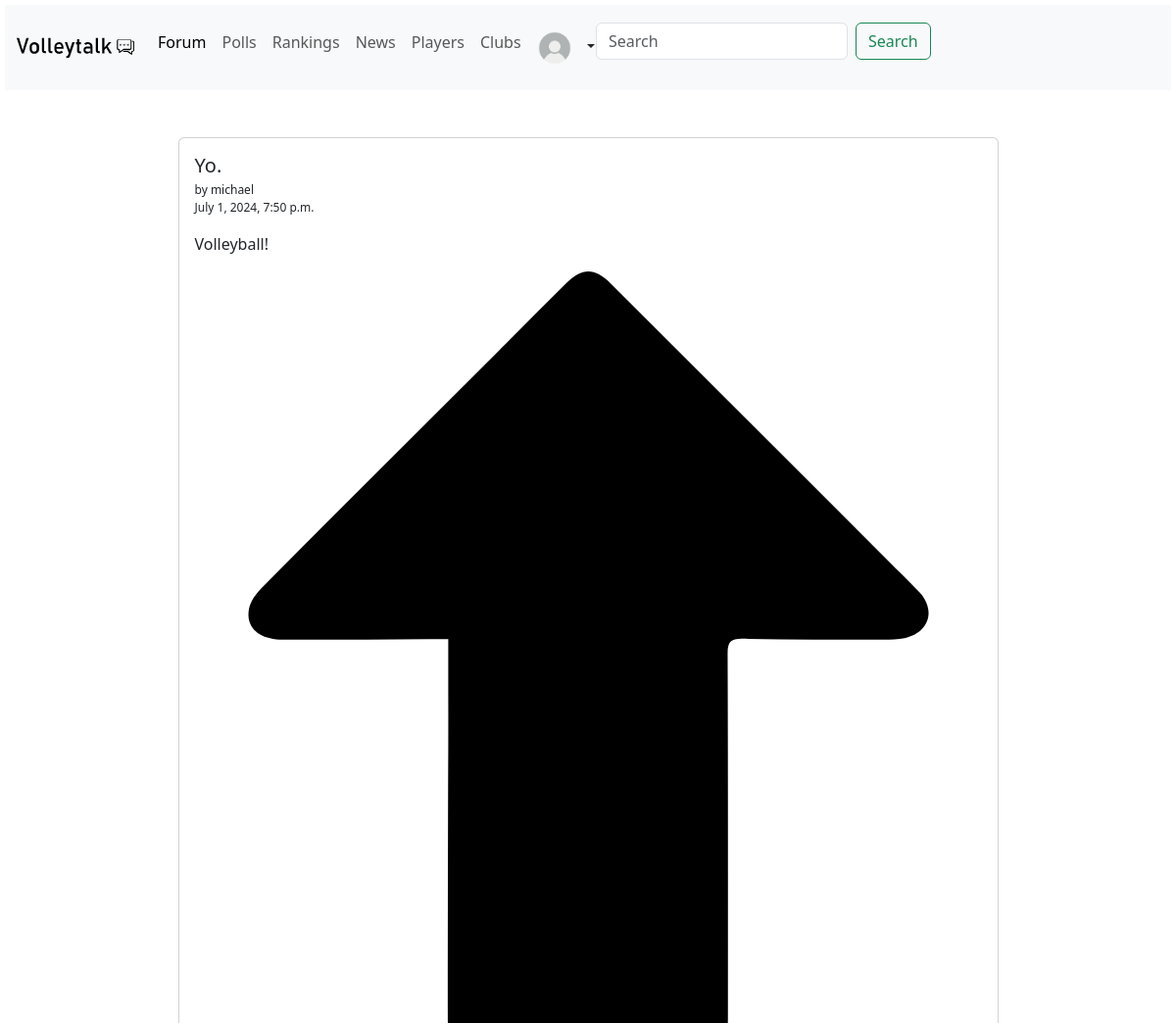
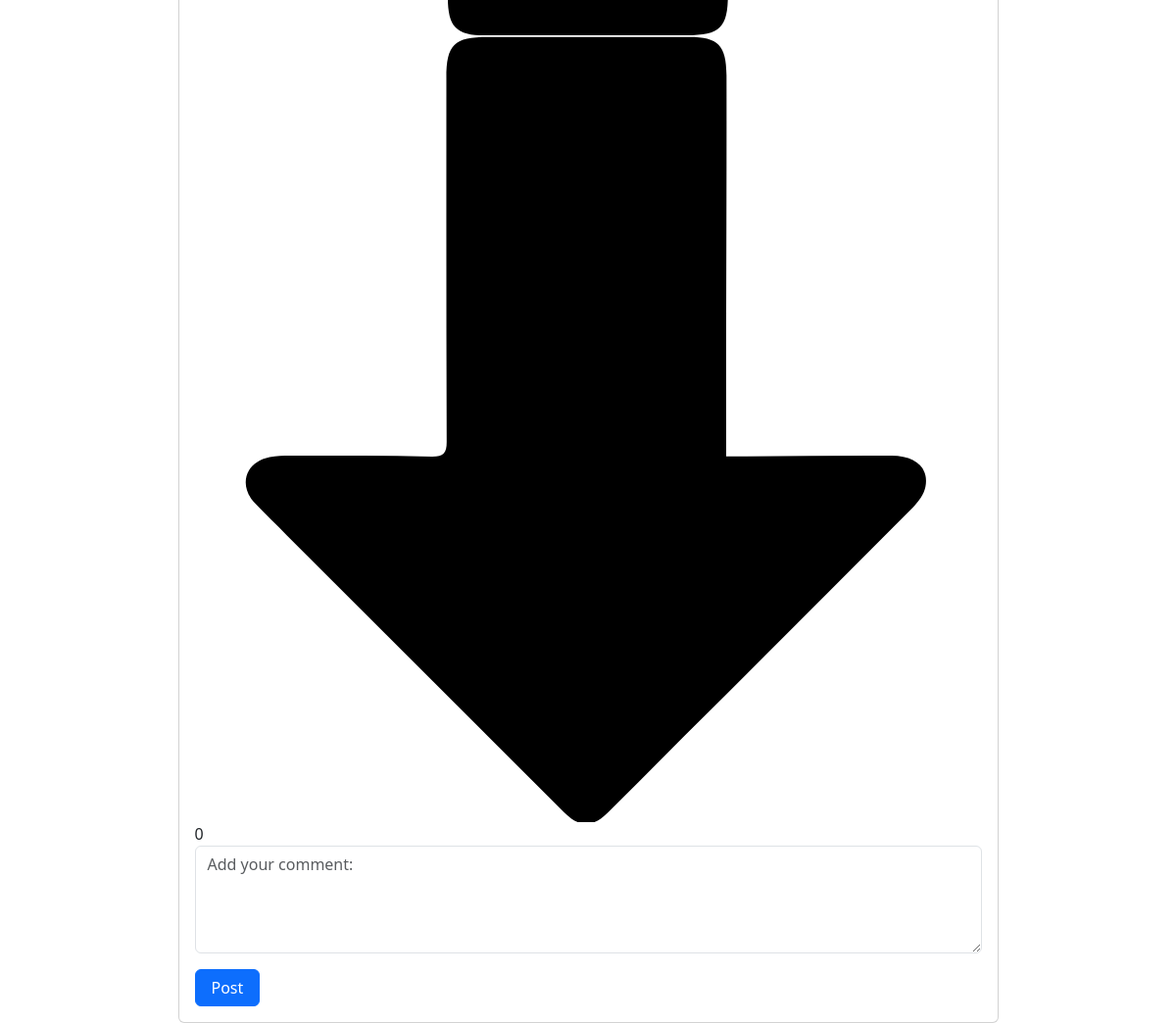
The page /post/2 on the database as committed earlier (2 pictures, top to bottom).
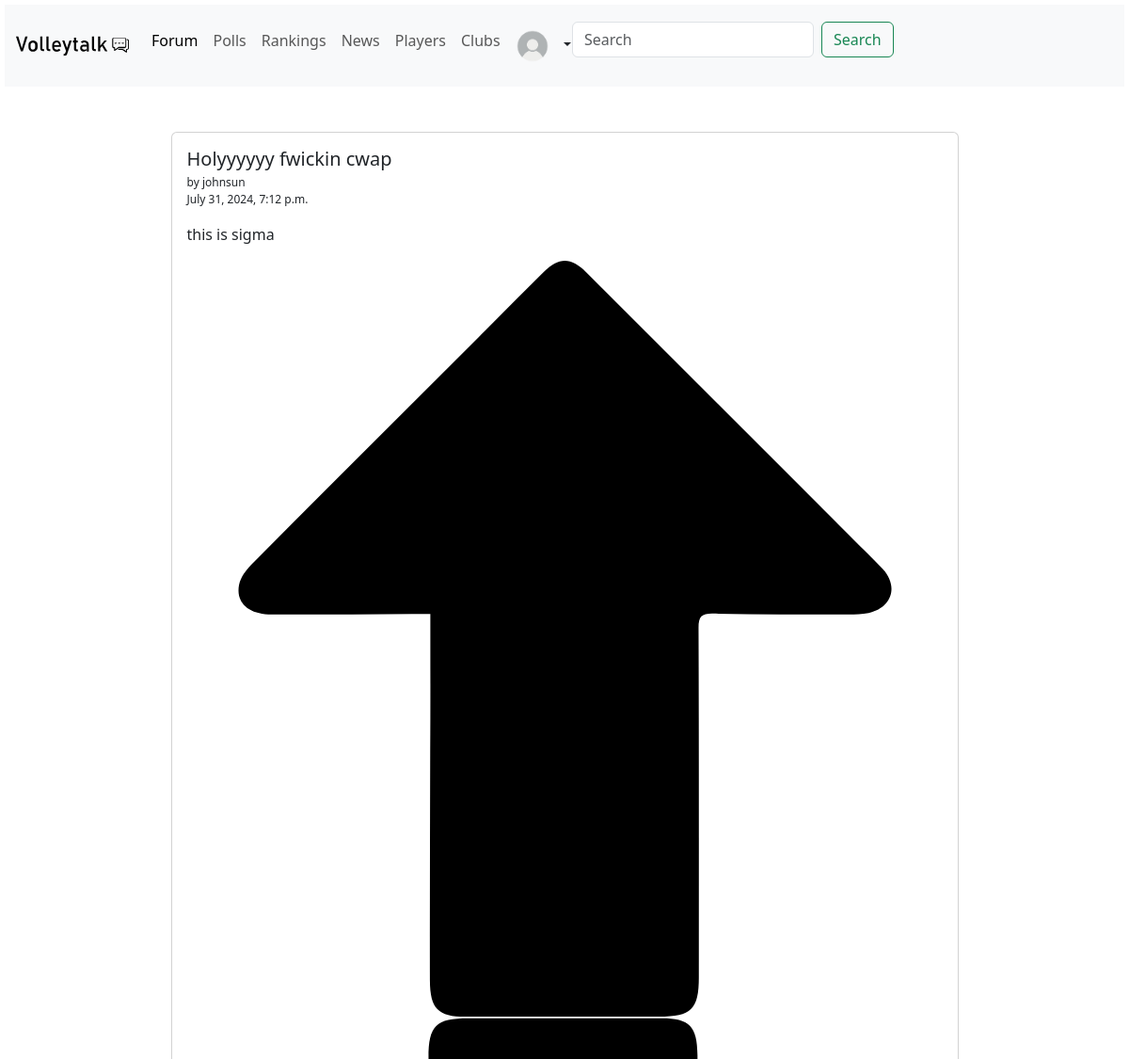
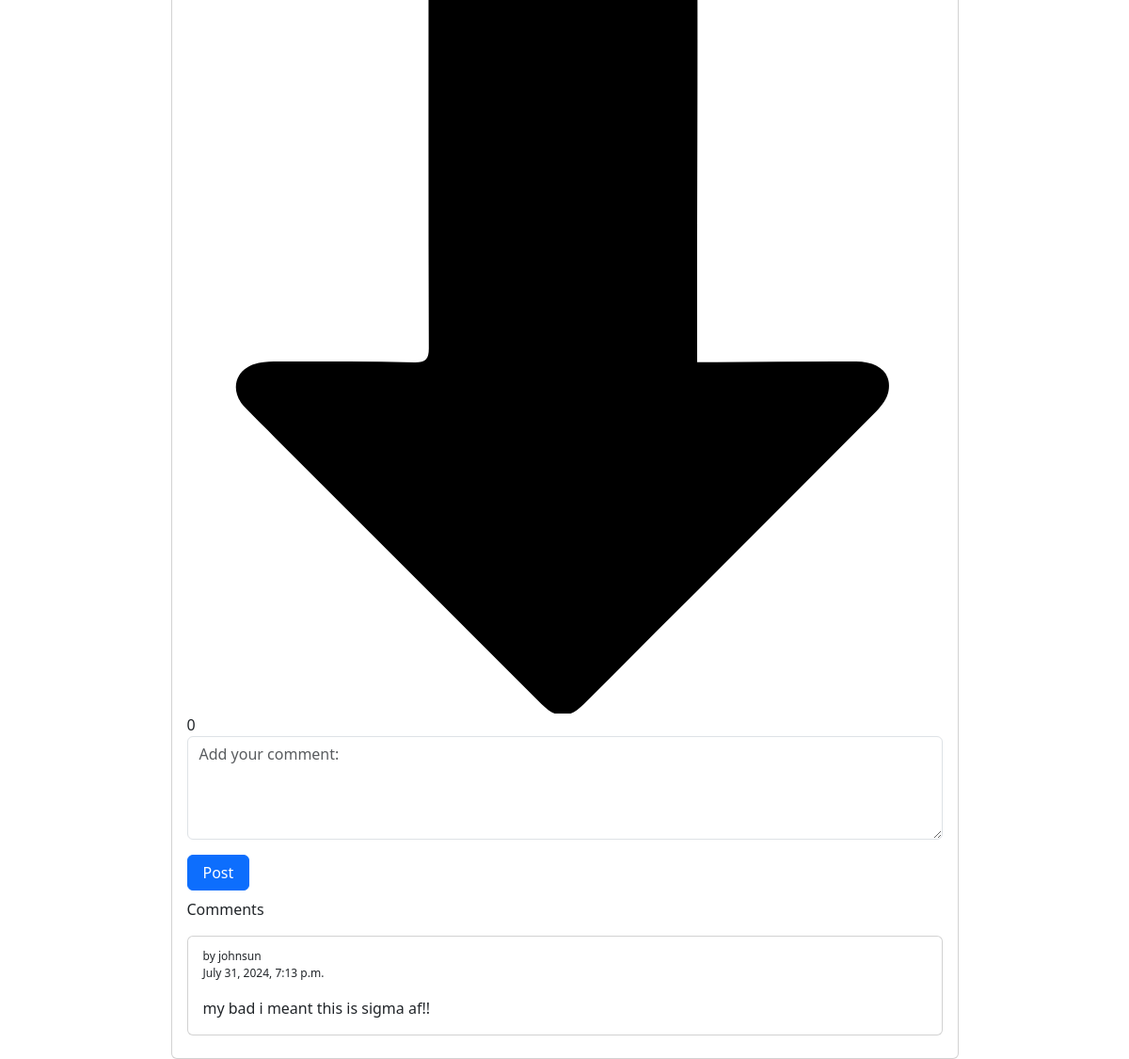
The same page on the database as committed later (2 pictures, top to bottom).
### forum/models.py (models this page shows, shortened)
class Post(models.Model):
    author = models.ForeignKey(settings.AUTH_USER_MODEL, on_delete=models.CASCADE)
    title = models.CharField(max_length=150)
    body = models.CharField(max_length=700, null=False)
    likes = models.ManyToManyField(User, related_name='likes', blank=True)
    post_date = models.DateTimeField(auto_now_add=True)
    def __str__(self):
        return self.title

class Comment(models.Model):
    post = models.ForeignKey(Post, related_name="comments", on_delete=models.CASCADE, default=Post)
    author = models.ForeignKey(settings.AUTH_USER_MODEL, on_delete=models.CASCADE, null=False)
    body = models.TextField(max_length=700, null=False)
    likes = models.IntegerField(blank=True, default=0)
    post_date = models.DateTimeField(auto_now_add=True)

### forum/views.py (the view)
# urls.py: path('post/<int:id>', views.post, name='post')
def post(request, id):
    post = Post.objects.get(id=id)
    if request.method == 'POST':
        form = CommentForm(request.POST)
        if form.is_valid():
            comment = form.save(commit=False)
            comment.author = request.user
            comment.post = post
            form.save()
        return render(request, 'post.html', {'post': post})
    else:
        return render(request, 'post.html', {'post': post})

### forum/templates/post.html (shortened to what this page needs)
{% extends 'base.html' %} {% block title %} Volleytalk | Forum {% endblock %} {% block content %}
<div class="card mt-5 w-75 mx-auto">
  <div class="card-body">
    <h5 class="card-title">{{ post }}</h5>
    <p class="card-subtitle" style="font-size: 12px">by {{ post.author }}</p>
    <p style="font-size: 12px">{{ post.post_date }}</p>
    <p class="card-text">{{ post.body }}</p>
    <div class="likes">
      <img class="like-button" src="../static/imgs/up-arrow.svg" />
      <img class='like-button' src="../static/imgs/down-arrow.svg"/>{{ post.likes.count }}
    </div>
    <form method="post" action='{% url "post" id=post.id %}'>
      <div>
        <textarea
          placeholder="Add your comment: "
          class="form-control mb-3"
          id="body"
          aria-describedby="emailHelp"
          name="body"
          rows="4"
        ></textarea>
        <button class="btn btn-primary px-3">Post</button>
      </div>
    </form>
    {% if post.comments.all %}
    <div class="mt-2">
      <p class="fw-medium">Comments</p>
      {% for comment in post.comments.all reversed %}
      <div class="card card-body mb-2" style="margin: 0">
        <p class="card-subtitle" style="font-size: 12px">
          by {{ comment.author }}
        </p>
        <p style="font-size: 12px">{{comment.post_date}}</p>
        <p class="card-text">{{ comment.body }}</p>
      </div>
      {% endfor %}
    </div>
    {% endif %}
  </div>
  {% endblock %}

### forum/templates/base.html (shortened to what this page needs)
{% load static %}
<!DOCTYPE html>
<html lang="en">
  <head>
    <link rel="stylesheet" href="{% static 'css/main.css' %}" />
    <link
      href="//cdn.jsdelivr.net/npm/bootstrap@5.3.3/dist/css/bootstrap.min.css"
      rel="stylesheet"
    />
  </head>
  <body>
    <nav class="navbar navbar-expand-lg bg-body-tertiary">
      <div class="container-fluid">
        <a class="navbar-brand" href="/home"
          ><img
            class="d-inline-block align-text-top"
            src="{% static 'imgs/vball-logo.svg' %}"
            style="height: 60px; width: 120px"
        /></a>
        <div class="collapse navbar-collapse" id="navbarNav">
          <ul class="navbar-nav">
            <li class="nav-item">
              <a class="nav-link active" href="{% url 'forum' %}">Forum</a>
            </li>
            <li class="nav-item">
              <a class="nav-link" href="{% url 'polls' %}">Polls</a>
            </li>
            <li class="nav-item">
              <a class="nav-link" href="{% url 'rankings' %}">Rankings</a>
            </li>
            <li class="nav-item">
              <a class="nav-link" href="{% url 'news' %}">News</a>
            </li>
            <li class="nav-item">
              <a class="nav-link" href="{% url 'players' %}">Players</a>
            </li>
            <li class="nav-item">
              <a class="nav-link" href="{% url 'clubs' %}">Clubs</a>
            </li>
            <li class="nav-item dropdown">
              <button
                class="btn dropdown-toggle p-0"
                type="button"
                data-bs-toggle="dropdown"
                aria-expanded="false"
              >
                <img
                  src="../static/imgs/user.png"
                  style="width: 50px; height: 50px"
                />
              </button>
            </li>
            <ul class="nav navbar-nav ml-auto w-100 justify-content-end">
              <li class="nav-item">
                <form class="d-flex" role="search">
                  <input
                    class="form-control me-2"
                    type="search"
                    placeholder="Search"
                    aria-label="Search"
                  />
                  <button class="btn btn-outline-success" type="submit">
                    Search
                  </button>
                </form>
              </li>
            </ul>
          </ul>
        </div>
      </div>
    </nav>
    <div class="container">{% block content %} {% endblock %}</div>
  </body>
</html>

### users/static/css/main.css (style rules this page uses)
.navbar { margin: 5px; }

Rows that differ between the two databases and show on the page:
changed Post: title "Yo." → "Holyyyyyy fwickin cwap"; author "michael" → "johnsun"; post_date "July 1, 2024, 7:50 p.m." → "July 31, 2024, 7:12 p.m."; body "Volleyball!" → "this is sigma"
now on this page (row edited): Comment: author "johnsun", post_date "July 31, 2024, 7:13 p.m.", body "my bad i meant this is sigma af!!"
changed Comment: post_id 1 → 2 (drawn)
Other text that changed with them:
text now shown: "Comments"
